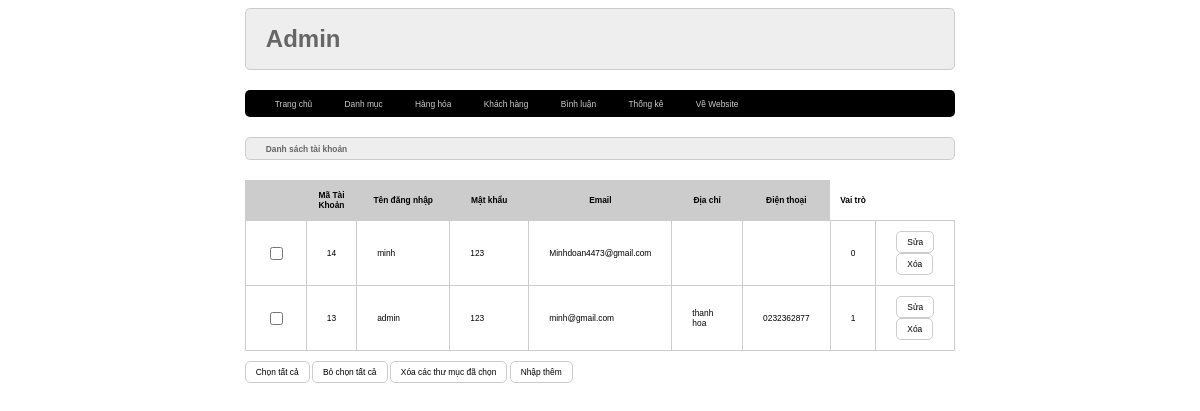
The app's page /admin/index.php?act=dskh with its own data.
### tables this page shows
CREATE TABLE `taikhoan` (
  `id` int(10) NOT NULL,
  `user` varchar(50) NOT NULL,
  `pass` varchar(50) NOT NULL,
  `email` varchar(225) NOT NULL,
  `address` varchar(255) DEFAULT NULL,
  `tel` varchar(20) DEFAULT NULL,
  `role` tinyint(4) NOT NULL DEFAULT 0
);

### model/pdo.php (called while the page is built, shortened)
<?php
function pdo_get_connection(){
    $dburl = "mysql:host=localhost;dbname=duanmau2022;charset=utf8";
    $username = 'root';
    $password = '';
    $conn = new PDO($dburl, $username, $password);
    $conn->setAttribute(PDO::ATTR_ERRMODE, PDO::ERRMODE_EXCEPTION);
    return $conn;
}
function pdo_query($sql){
    $sql_args = array_slice(func_get_args(), 1);
    try{
        $conn = pdo_get_connection();
        $stmt = $conn->prepare($sql);
        $stmt->execute($sql_args);
        $rows = $stmt->fetchAll();
        return $rows;
    }
    catch(PDOException $e){
        throw $e;
    }
    finally{
        unset($conn);
    }
}

### model/taikhoan.php (called while the page is built, shortened)
<?php
    function loadall_taikhoan(){
        $sql="select * from taikhoan order by id desc";
        $listtaikhoan=pdo_query($sql);
        return $listtaikhoan;
    }
?>

### admin/taikhoan/list.php (the view)
<div class="row">
            <div class="row frmtitle">
                <h1>Danh sách tài khoản</h1>
            </div>
            <div class="row frmcontent">
                <div class="row mb10 frmdsloai">
                    <table>
                        <tr>
                            <th></th>
                            <th>Mã Tài Khoản</th>
                            <th>Tên đăng nhập</th>
                            <th>Mật khẩu</th>
                            <th>Email</th>
                            <th>Địa chỉ</th>
                            <th>Điện thoại</th>
                            <th>Vai trò</th>
                            <th></th>
                        </tr>
                        <?php
                        foreach ($listtaikhoan as $taikhoan) {
                            extract($taikhoan);
                            $suatk="index.php?act=suatk&id=".$id;
                            $xoatk="index.php?act=xoatk&id=".$id;
                            echo '<tr>
                            <td><input type="checkbox" name="" id=""></td>
                            <td>'.$id.'</td>
                            <td>'.$user.'</td>
                            <td>'.$pass.'</td>
                            <td>'.$email.'</td>
                            <td>'.$address.'</td>
                            <td>'.$tel.'</td>
                            <td>'.$role.'</td>
                             <td><a href="'.$suatk.'"><input type="button" value="Sửa"></a><a href="'.$xoatk.'"><input type="button" value="Xóa"></a></td>
                        </tr>';
                        }
                        ?>
                    </table>
                </div>
                <div class="row mb10">
                    <input type="button" value="Chọn tất cả">
                    <input type="button" value="Bỏ chọn tất cả">
                    <input type="button" value="Xóa các thư mục đã chọn">
                    <a href="index.php?act=adddm"><input type="button" value="Nhập thêm"></a>
                </div>
            </div>
        </div>

### view/css/style.css (style rules this page uses)
* { box-sizing: border-box; font-family: sans-serif; font-size: 0.7vw; }
.row { float: left; width: 100%; }
.mb10 { margin-bottom: 10px; }
.formtaikhoan input[type=submit], .formtaikhoan input[type=reset], .frmcontent input[type=submit], .frmcontent input[type=reset], .frmcontent input[type=button] { border-radius: 5px; padding:5px 10px; background-color: white; border: 1px #ccc solid; }
.frmtitle { background-color: #eee; border: 1px #ccc solid; color: #666; border-radius: 5px; padding: 0px 20px; }
.frmcontent { padding: 20px 0px; }
.frmdsloai table { width: 100%; border-collapse: collapse; }
.frmdsloai table th:nth-child(1) { width: 5%; padding: 20px; background-color: #ccc; }
.frmdsloai table th:nth-child(2) { width: 5%; background-color: #ccc; }
.frmdsloai table th:nth-child(3) { width: 30%; background-color: #ccc; }
.frmdsloai table th:nth-child(4) { width: 25%; background-color: #ccc; }
.frmdsloai table th:nth-child(5) { width: 15%; background-color: #ccc; }
.frmdsloai table th:nth-child(6) { width: 15%; background-color: #ccc; }
.frmdsloai table th:nth-child(7) { width: 25%; background-color: #ccc; }
.frmdsloai table td { padding: 10px 20px; border: 1px solid #ccc; }

### records on screen
taikhoan: id "14", user "minh", pass "123", email "Minhdoan4473@gmail.com", role "0"
taikhoan: id "13", user "admin", pass "123", email "minh@gmail.com", address "thanh hoa", tel "0232362877", role "1"
